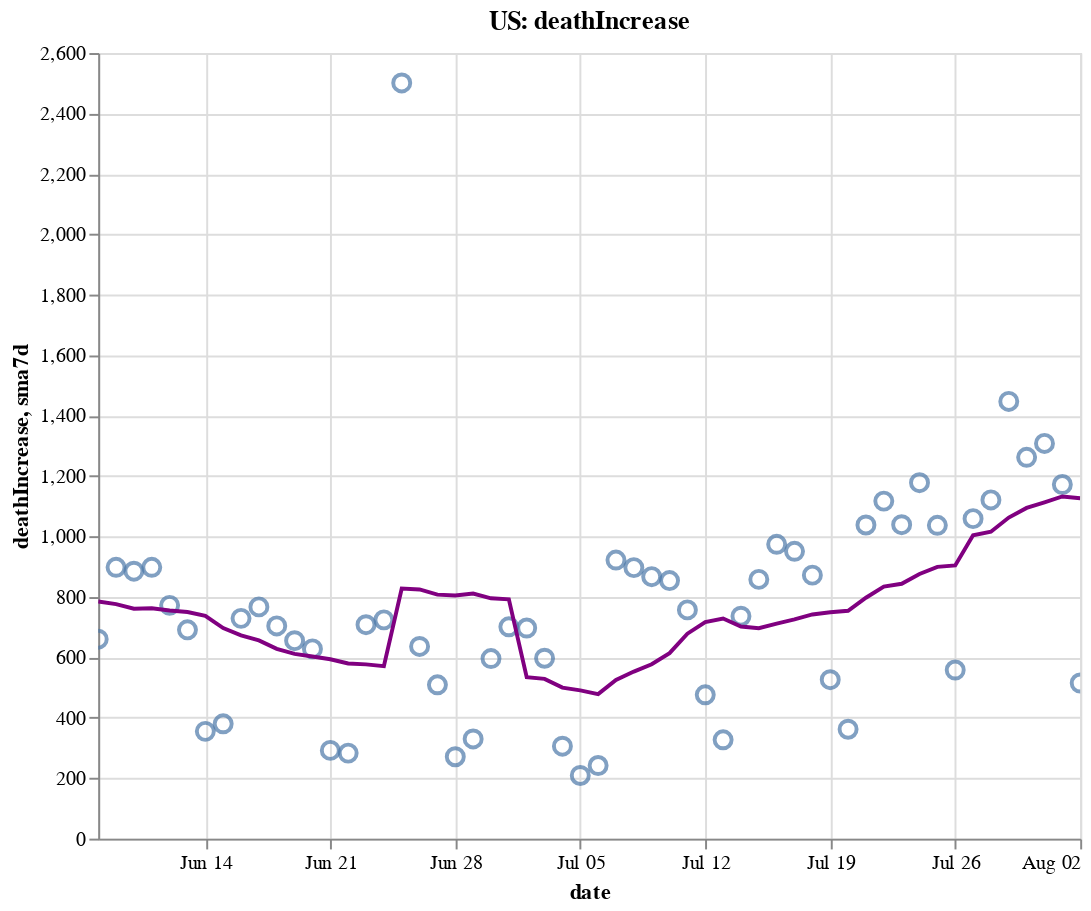

This figure's notebook cell:
### Code cell
create_plot(us, 'deathIncrease')

### Figure 1 — Vega-Lite specification as saved in the notebook (floating-point values rounded to 4 significant figures)
{"config": {"view": {"continuousWidth": 400, "continuousHeight": 300}}, "layer": [{"layer": [{"mark": {"type": "point", "size": 75}, "encoding": {"tooltip": [{"type": "temporal", "field": "date"}, {"type": "quantitative", "field": "deathIncrease"}, {"type": "quantitative", "field": "sma7d"}], "x": {"type": "temporal", "field": "date"}, "y": {"type": "quantitative", "field": "deathIncrease"}}, "selection": {"selector006": {"type": "interval", "bind": "scales", "encodings": ["x", "y"]}}}, {"mark": {"type": "line", "color": "purple"}, "encoding": {"x": {"type": "temporal", "field": "date"}, "y": {"type": "quantitative", "field": "sma7d"}}}]}, {"mark": {"type": "rule", "color": "#aaa"}, "encoding": {"x": {"type": "temporal", "field": "date"}}, "transform": [{"filter": {"selection": "selector005"}}]}, {"mark": "circle", "encoding": {"opacity": {"condition": {"value": 1, "selection": "selector005"}, "value": 0}, "tooltip": [{"type": "temporal", "field": "date"}, {"type": "quantitative", "field": "deathIncrease"}, {"type": "quantitative", "field": "sma7d"}], "x": {"type": "temporal", "field": "date"}, "y": {"type": "quantitative", "field": "deathIncrease"}}, "selection": {"selector005": {"type": "single", "encodings": ["x"], "on": "mouseover", "nearest": true, "empty": "none"}}}, {"mark": {"type": "text", "align": "left", "dx": 5, "dy": -5, "stroke": "white", "strokeWidth": 2}, "encoding": {"text": {"type": "quantitative", "field": "deathIncrease"}, "tooltip": [{"type": "temporal", "field": "date"}, {"type": "quantitative", "field": "deathIncrease"}, {"type": "quantitative", "field": "sma7d"}], "x": {"type": "temporal", "field": "date"}, "y": {"type": "quantitative", "field": "deathIncrease"}}, "transform": [{"filter": {"selection": "selector005"}}]}, {"mark": {"type": "text", "align": "left", "dx": 5, "dy": -5}, "encoding": {"text": {"type": "quantitative", "field": "deathIncrease"}, "tooltip": [{"type": "temporal", "field": "date"}, {"type": "quantitative", "field": "deathIncrease"}, {"type": "quantitative", "field": "sma7d"}], "x": {"type": "temporal", "field": "date"}, "y": {"type": "quantitative", "field": "deathIncrease"}}, "transform": [{"filter": {"selection": "selector005"}}]}], "data": {"name": "data-3cf07693f4faa1b5a0a6fe0c50c1189e"}, "height": 400, "title": "US: deathIncrease", "width": 500, "$schema": "https://vega.github.io/schema/vega-lite/v4.8.1.json", "datasets": {"data-3cf07693f4faa1b5a0a6fe0c50c1189e": [{"date": "2020-06-08T00:00:00", "totalTestResultsIncrease": 395100.0, "positiveIncrease": 17010.0, "death": 104900.0, "deathIncrease": 660.0, "positiveRate": 0.043, "state": "US", "sma7d": 784.9}, {"date": "2020-06-09T00:00:00", "totalTestResultsIncrease": 419700.0, "positiveIncrease": 17180.0, "death": 105800.0, "deathIncrease": 898.0, "positiveRate": 0.041, "state": "US", "sma7d": 776.1}, {"date": "2020-06-10T00:00:00", "totalTestResultsIncrease": 429000.0, "positiveIncrease": 20800.0, "death": 106700.0, "deathIncrease": 885.0, "positiveRate": 0.048, "state": "US", "sma7d": 761.0}, {"date": "2020-06-11T00:00:00", "totalTestResultsIncrease": 459500.0, "positiveIncrease": 22030.0, "death": 107600.0, "deathIncrease": 898.0, "positiveRate": 0.048, "state": "US", "sma7d": 762.4}, {"date": "2020-06-12T00:00:00", "totalTestResultsIncrease": 623100.0, "positiveIncrease": 23480.0, "death": 108400.0, "deathIncrease": 772.0, "positiveRate": 0.038, "state": "US", "sma7d": 755.1}, {"date": "2020-06-13T00:00:00", "totalTestResultsIncrease": 496400.0, "positiveIncrease": 25340.0, "death": 109100.0, "deathIncrease": 691.0, "positiveRate": 0.051, "state": "US", "sma7d": 750.0}, {"date": "2020-06-14T00:00:00", "totalTestResultsIncrease": 485200.0, "positiveIncrease": 21370.0, "death": 109400.0, "deathIncrease": 355.0, "positiveRate": 0.044, "state": "US", "sma7d": 737.0}, {"date": "2020-06-15T00:00:00", "totalTestResultsIncrease": 432800.0, "positiveIncrease": 18510.0, "death": 109800.0, "deathIncrease": 380.0, "positiveRate": 0.043, "state": "US", "sma7d": 697.0}, {"date": "2020-06-16T00:00:00", "totalTestResultsIncrease": 464500.0, "positiveIncrease": 23440.0, "death": 110500.0, "deathIncrease": 729.0, "positiveRate": 0.05, "state": "US", "sma7d": 672.9}, {"date": "2020-06-17T00:00:00", "totalTestResultsIncrease": 485300.0, "positiveIncrease": 23870.0, "death": 111300.0, "deathIncrease": 767.0, "positiveRate": 0.049, "state": "US", "sma7d": 656.0}, {"date": "2020-06-18T00:00:00", "totalTestResultsIncrease": 516200.0, "positiveIncrease": 27530.0, "death": 112000.0, "deathIncrease": 704.0, "positiveRate": 0.053, "state": "US", "sma7d": 628.3}, {"date": "2020-06-19T00:00:00", "totalTestResultsIncrease": 574000.0, "positiveIncrease": 31050.0, "death": 112700.0, "deathIncrease": 655.0, "positiveRate": 0.054, "state": "US", "sma7d": 611.6}, {"date": "2020-06-20T00:00:00", "totalTestResultsIncrease": 559200.0, "positiveIncrease": 31990.0, "death": 113300.0, "deathIncrease": 628.0, "positiveRate": 0.057, "state": "US", "sma7d": 602.6}, {"date": "2020-06-21T00:00:00", "totalTestResultsIncrease": 511100.0, "positiveIncrease": 27280.0, "death": 113600.0, "deathIncrease": 292.0, "positiveRate": 0.053, "state": "US", "sma7d": 593.6}, {"date": "2020-06-22T00:00:00", "totalTestResultsIncrease": 466600.0, "positiveIncrease": 27020.0, "death": 113900.0, "deathIncrease": 283.0, "positiveRate": 0.058, "state": "US", "sma7d": 579.7}, {"date": "2020-06-23T00:00:00", "totalTestResultsIncrease": 491700.0, "positiveIncrease": 33020.0, "death": 114600.0, "deathIncrease": 708.0, "positiveRate": 0.067, "state": "US", "sma7d": 576.7}, {"date": "2020-06-24T00:00:00", "totalTestResultsIncrease": 519200.0, "positiveIncrease": 38680.0, "death": 115300.0, "deathIncrease": 724.0, "positiveRate": 0.075, "state": "US", "sma7d": 570.6}, {"date": "2020-06-25T00:00:00", "totalTestResultsIncrease": 637100.0, "positiveIncrease": 39070.0, "death": 117800.0, "deathIncrease": 2501.0, "positiveRate": 0.061, "state": "US", "sma7d": 827.3}, {"date": "2020-06-26T00:00:00", "totalTestResultsIncrease": 606700.0, "positiveIncrease": 44420.0, "death": 118400.0, "deathIncrease": 636.0, "positiveRate": 0.073, "state": "US", "sma7d": 824.6}, {"date": "2020-06-27T00:00:00", "totalTestResultsIncrease": 599400.0, "positiveIncrease": 43780.0, "death": 119000.0, "deathIncrease": 509.0, "positiveRate": 0.073, "state": "US", "sma7d": 807.6}, {"date": "2020-06-28T00:00:00", "totalTestResultsIncrease": 583900.0, "positiveIncrease": 41860.0, "death": 119200.0, "deathIncrease": 271.0, "positiveRate": 0.072, "state": "US", "sma7d": 804.6}, {"date": "2020-06-29T00:00:00", "totalTestResultsIncrease": 646800.0, "positiveIncrease": 39180.0, "death": 119600.0, "deathIncrease": 330.0, "positiveRate": 0.061, "state": "US", "sma7d": 811.3}, {"date": "2020-06-30T00:00:00", "totalTestResultsIncrease": 624100.0, "positiveIncrease": 47460.0, "death": 120200.0, "deathIncrease": 596.0, "positiveRate": 0.076, "state": "US", "sma7d": 795.3}, {"date": "2020-07-01T00:00:00", "totalTestResultsIncrease": 633300.0, "positiveIncrease": 50670.0, "death": 120900.0, "deathIncrease": 701.0, "positiveRate": 0.08, "state": "US", "sma7d": 792.0}, {"date": "2020-07-02T00:00:00", "totalTestResultsIncrease": 662300.0, "positiveIncrease": 53830.0, "death": 121600.0, "deathIncrease": 697.0, "positiveRate": 0.081, "state": "US", "sma7d": 534.3}, {"date": "2020-07-03T00:00:00", "totalTestResultsIncrease": 710900.0, "positiveIncrease": 54220.0, "death": 122100.0, "deathIncrease": 597.0, "positiveRate": 0.076, "state": "US", "sma7d": 528.7}, {"date": "2020-07-04T00:00:00", "totalTestResultsIncrease": 642200.0, "positiveIncrease": 54730.0, "death": 122500.0, "deathIncrease": 306.0, "positiveRate": 0.085, "state": "US", "sma7d": 499.7}, {"date": "2020-07-05T00:00:00", "totalTestResultsIncrease": 681400.0, "positiveIncrease": 45790.0, "death": 122700.0, "deathIncrease": 209.0, "positiveRate": 0.067, "state": "US", "sma7d": 490.9}, {"date": "2020-07-06T00:00:00", "totalTestResultsIncrease": 501200.0, "positiveIncrease": 41600.0, "death": 122900.0, "deathIncrease": 242.0, "positiveRate": 0.083, "state": "US", "sma7d": 478.3}, {"date": "2020-07-07T00:00:00", "totalTestResultsIncrease": 634800.0, "positiveIncrease": 51770.0, "death": 123800.0, "deathIncrease": 922.0, "positiveRate": 0.082, "state": "US", "sma7d": 524.9}, {"date": "2020-07-08T00:00:00", "totalTestResultsIncrease": 629100.0, "positiveIncrease": 62150.0, "death": 124700.0, "deathIncrease": 897.0, "positiveRate": 0.099, "state": "US", "sma7d": 552.9}, {"date": "2020-07-09T00:00:00", "totalTestResultsIncrease": 703000.0, "positiveIncrease": 58840.0, "death": 125600.0, "deathIncrease": 867.0, "positiveRate": 0.084, "state": "US", "sma7d": 577.1}, {"date": "2020-07-10T00:00:00", "totalTestResultsIncrease": 810800.0, "positiveIncrease": 66640.0, "death": 126400.0, "deathIncrease": 854.0, "positiveRate": 0.082, "state": "US", "sma7d": 613.9}, {"date": "2020-07-11T00:00:00", "totalTestResultsIncrease": 698400.0, "positiveIncrease": 63010.0, "death": 127200.0, "deathIncrease": 757.0, "positiveRate": 0.09, "state": "US", "sma7d": 678.3}, {"date": "2020-07-12T00:00:00", "totalTestResultsIncrease": 758300.0, "positiveIncrease": 60980.0, "death": 127700.0, "deathIncrease": 476.0, "positiveRate": 0.08, "state": "US", "sma7d": 716.4}, {"date": "2020-07-13T00:00:00", "totalTestResultsIncrease": 693600.0, "positiveIncrease": 58460.0, "death": 128000.0, "deathIncrease": 327.0, "positiveRate": 0.084, "state": "US", "sma7d": 728.6}, {"date": "2020-07-14T00:00:00", "totalTestResultsIncrease": 770000.0, "positiveIncrease": 62880.0, "death": 128700.0, "deathIncrease": 736.0, "positiveRate": 0.082, "state": "US", "sma7d": 702.0}, {"date": "2020-07-15T00:00:00", "totalTestResultsIncrease": 762000.0, "positiveIncrease": 65380.0, "death": 129600.0, "deathIncrease": 858.0, "positiveRate": 0.086, "state": "US", "sma7d": 696.4}, {"date": "2020-07-16T00:00:00", "totalTestResultsIncrease": 827600.0, "positiveIncrease": 70950.0, "death": 130600.0, "deathIncrease": 974.0, "positiveRate": 0.086, "state": "US", "sma7d": 711.7}, {"date": "2020-07-17T00:00:00", "totalTestResultsIncrease": 837400.0, "positiveIncrease": 77230.0, "death": 131500.0, "deathIncrease": 951.0, "positiveRate": 0.092, "state": "US", "sma7d": 725.6}, {"date": "2020-07-18T00:00:00", "totalTestResultsIncrease": 761600.0, "positiveIncrease": 65180.0, "death": 132400.0, "deathIncrease": 872.0, "positiveRate": 0.086, "state": "US", "sma7d": 742.0}, {"date": "2020-07-19T00:00:00", "totalTestResultsIncrease": 798500.0, "positiveIncrease": 64880.0, "death": 132900.0, "deathIncrease": 526.0, "positiveRate": 0.081, "state": "US", "sma7d": 749.1}, {"date": "2020-07-20T00:00:00", "totalTestResultsIncrease": 711000.0, "positiveIncrease": 56970.0, "death": 133300.0, "deathIncrease": 362.0, "positiveRate": 0.08, "state": "US", "sma7d": 754.1}, {"date": "2020-07-21T00:00:00", "totalTestResultsIncrease": 750200.0, "positiveIncrease": 63640.0, "death": 134300.0, "deathIncrease": 1038.0, "positiveRate": 0.085, "state": "US", "sma7d": 797.3}, {"date": "2020-07-22T00:00:00", "totalTestResultsIncrease": 795500.0, "positiveIncrease": 69150.0, "death": 135400.0, "deathIncrease": 1117.0, "positiveRate": 0.087, "state": "US", "sma7d": 834.3}, {"date": "2020-07-23T00:00:00", "totalTestResultsIncrease": 824400.0, "positiveIncrease": 71030.0, "death": 136500.0, "deathIncrease": 1039.0, "positiveRate": 0.086, "state": "US", "sma7d": 843.6}, {"date": "2020-07-24T00:00:00", "totalTestResultsIncrease": 929800.0, "positiveIncrease": 75190.0, "death": 137700.0, "deathIncrease": 1178.0, "positiveRate": 0.081, "state": "US", "sma7d": 876.0}, {"date": "2020-07-25T00:00:00", "totalTestResultsIncrease": 797600.0, "positiveIncrease": 65410.0, "death": 138700.0, "deathIncrease": 1037.0, "positiveRate": 0.082, "state": "US", "sma7d": 899.6}, {"date": "2020-07-26T00:00:00", "totalTestResultsIncrease": 855800.0, "positiveIncrease": 61710.0, "death": 139200.0, "deathIncrease": 558.0, "positiveRate": 0.072, "state": "US", "sma7d": 904.1}, {"date": "2020-07-27T00:00:00", "totalTestResultsIncrease": 760800.0, "positiveIncrease": 55130.0, "death": 140300.0, "deathIncrease": 1059.0, "positiveRate": 0.072, "state": "US", "sma7d": 1004.0}, {"date": "2020-07-28T00:00:00", "totalTestResultsIncrease": 733200.0, "positiveIncrease": 56230.0, "death": 141400.0, "deathIncrease": 1121.0, "positiveRate": 0.077, "state": "US", "sma7d": 1016.0}, {"date": "2020-07-29T00:00:00", "totalTestResultsIncrease": 855600.0, "positiveIncrease": 66970.0, "death": 142900.0, "deathIncrease": 1447.0, "positiveRate": 0.078, "state": "US", "sma7d": 1063.0}, {"date": "2020-07-30T00:00:00", "totalTestResultsIncrease": 812900.0, "positiveIncrease": 69720.0, "death": 144100.0, "deathIncrease": 1262.0, "positiveRate": 0.086, "state": "US", "sma7d": 1095.0}, {"date": "2020-07-31T00:00:00", "totalTestResultsIncrease": 719000.0, "positiveIncrease": 67500.0, "death": 145400.0, "deathIncrease": 1308.0, "positiveRate": 0.094, "state": "US", "sma7d": 1113.0}, {"date": "2020-08-01T00:00:00", "totalTestResultsIncrease": 713300.0, "positiveIncrease": 60260.0, "death": 146600.0, "deathIncrease": 1172.0, "positiveRate": 0.084, "state": "US", "sma7d": 1132.0}, {"date": "2020-08-02T00:00:00", "totalTestResultsIncrease": 721400.0, "positiveIncrease": 48540.0, "death": 147100.0, "deathIncrease": 515.0, "positiveRate": 0.067, "state": "US", "sma7d": 1126.0}]}}
